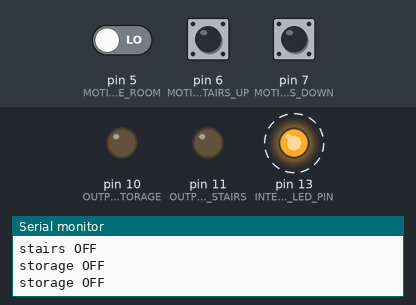
The sketch below on a simulated Arduino Uno, built with avr-gcc and run on an emulated ATmega328P. Shown: output pins drawn as LEDs (lit = HIGH), the last lines printed to the serial monitor. Dashed ring = blinking. Inputs (shaded band) come from the test bench; at power-on: pin 5 (MOTION_DETECTOR_PIN_STORAGE_ROOM) LOW, pin 6 (MOTION_DETECTOR_PIN_STAIRS_UP) LOW, pin 7 (MOTION_DETECTOR_PIN_STAIRS_DOWN) LOW.

Above: at 1.12 s.
1.6 s: pin 5 (MOTION_DETECTOR_PIN_STORAGE_ROOM) driven HIGH
At 1.95 s:
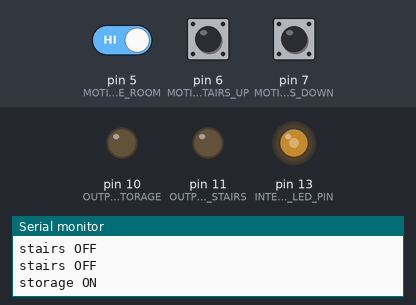
At 3.4 s:
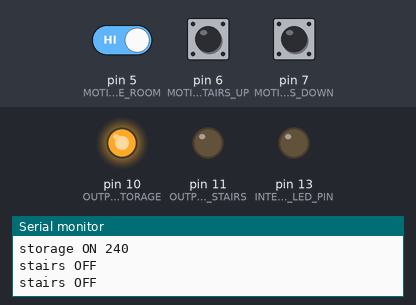
4.6 s: pin 6 (MOTION_DETECTOR_PIN_STAIRS_UP) pulled HIGH for 0.3 s
At 4.99 s:
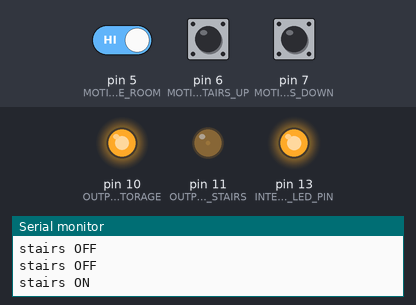
Timing chart, 0 to 16.6 s (numbered marks = the images above; inputs shaded):
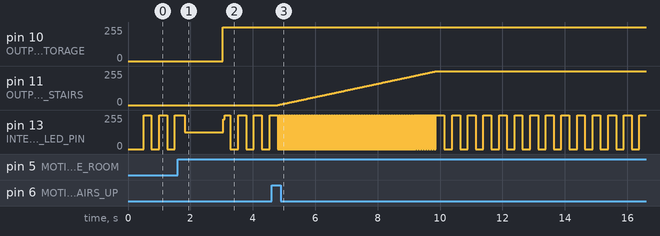

The sketch:

light_control.ino
```cpp
#include <stdint.h>

#define MOTION_DETECTOR_PIN_STAIRS_DOWN     (7)
#define MOTION_DETECTOR_PIN_STAIRS_UP       (6)
#define MOTION_DETECTOR_PIN_STORAGE_ROOM    (5)
#define INTERNAL_LED_PIN                    (13)
#define OUTPUT_PIN_STAIRS                   (11)
#define OUTPUT_PIN_STORAGE                  (10)
#define CHECK_DELAY                         (250)
#define TIMEOUT_STAIRS                      (60) /*seconds*/
#define TIMEOUT_STORAGE                     (60) /*seconds*/
#define MAX_INPUT_PINS_PER_LIGHT            (2)
#define DELAY_TICKS(a)                      ((a) * (1000/CHECK_DELAY))

static uint8_t g_internalLedState = 0;

typedef struct Light_s {
    uint8_t    outPin;
    uint8_t    setPin[MAX_INPUT_PINS_PER_LIGHT];
    int16_t    brightness;
    uint32_t   timeout;
    uint32_t   timeOutSet;
    uint8_t    onSpeed;
    uint8_t    offSpeed;
    char     * name;
}Light_s;

Light_s g_LightStairs =  {OUTPUT_PIN_STAIRS,
                          {MOTION_DETECTOR_PIN_STAIRS_UP, MOTION_DETECTOR_PIN_STAIRS_DOWN},
                          0,
                          0,
                          DELAY_TICKS(TIMEOUT_STAIRS),
                          20,
                          30,
                          "stairs"};
Light_s g_LightStorage = {OUTPUT_PIN_STORAGE,
                          {MOTION_DETECTOR_PIN_STORAGE_ROOM, 0},
                          0,
                          0,
                          DELAY_TICKS(TIMEOUT_STORAGE),
                          5,
                          5,
                          "storage"} ;

Light_s * lights[] = {&g_LightStairs, &g_LightStorage};

void setup() {
    pinMode(OUTPUT_PIN_STAIRS,                OUTPUT);
    pinMode(OUTPUT_PIN_STORAGE,               OUTPUT);
    pinMode(INTERNAL_LED_PIN,                 OUTPUT);
    pinMode(MOTION_DETECTOR_PIN_STAIRS_UP,    INPUT);
    pinMode(MOTION_DETECTOR_PIN_STAIRS_DOWN,  INPUT);
    pinMode(MOTION_DETECTOR_PIN_STORAGE_ROOM, INPUT);
    Serial.begin(115200);
}

void ToggleLed(void) {
    digitalWrite(INTERNAL_LED_PIN, g_internalLedState);
    g_internalLedState += 1;
    g_internalLedState &= 0x1;
}

void LightOn(uint8_t const lightIndex) {
    Light_s * const light = lights[lightIndex];
    if(light->brightness == 0) {
        Serial.print(light->name);
        Serial.print(" ON ");
        for (light->brightness = 0; light->brightness < 255; light->brightness++) {
            analogWrite(light->outPin, light->brightness);
            delay(light->onSpeed);
            ToggleLed();
        }
        light->timeout = light->timeOutSet;
        Serial.println(light->timeout);
    }
}

void LightOffTimer(uint8_t const lightIndex) {
    uint8_t j;
    Light_s * const light = lights[lightIndex];
    if(light->timeout>0) {
        light->timeout--;
    }
    if(light->timeout == 0) {
        Serial.print(light->name);
        Serial.println(" OFF ");
        for (light->brightness; light->brightness > 0; light->brightness--) {
            uint8_t pinStatus = 0;
            for(j=0; j<MAX_INPUT_PINS_PER_LIGHT; j++) {
                if (light->setPin[j] != 0) {
                    pinStatus |= digitalRead(light->setPin[j]);
                }
                if (pinStatus) {
                    light->brightness = 255;
                    analogWrite(light->outPin, light->brightness);
                    light->timeout = light->timeOutSet;
                    return;
                }
            }
            analogWrite(light->outPin, light->brightness);
            delay(light->offSpeed);
            ToggleLed();
        }
        light->brightness = 0;
        digitalWrite(light->outPin, LOW);
    }
}

void CheckInputs(void) {
    uint8_t i;
    uint8_t j;
    for(i=0; i<2; i++) {
        Light_s * light = lights[i];
        uint8_t pinStatus = 0;
        for(j=0; j<MAX_INPUT_PINS_PER_LIGHT; j++) {
            if (light->setPin[j] != 0) {
                pinStatus |= digitalRead(light->setPin[j]);
            }
            if (pinStatus) {
                LightOn(i);
            } else {
                LightOffTimer(i);
            }
        }

    }
}

void loop() {
    delay(CHECK_DELAY);
    CheckInputs();
    ToggleLed();
}
```

Measured:
- after the input at 1.6 s, pin 10 (OUTPUT_PIN_STORAGE): 0/255 → 254/255 after 1.4 s
- after the input at 4.6 s, pin 11 (OUTPUT_PIN_STAIRS): moves from 0/255 to 254/255 over 5.1 s, starting after 0.21 s
